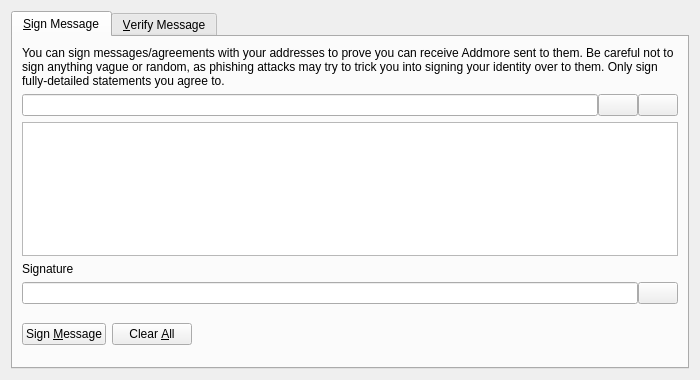
<?xml version="1.0" encoding="UTF-8"?>
<ui version="4.0">
 <class>SignVerifyMessageDialog</class>
 <widget class="QDialog" name="SignVerifyMessageDialog">
  <property name="geometry">
   <rect>
    <x>0</x>
    <y>0</y>
    <width>700</width>
    <height>380</height>
   </rect>
  </property>
  <property name="windowTitle">
   <string>Signatures - Sign / Verify a Message</string>
  </property>
  <property name="modal">
   <bool>true</bool>
  </property>
  <layout class="QVBoxLayout" name="verticalLayout">
   <item>
    <widget class="QTabWidget" name="tabWidget">
     <property name="currentIndex">
      <number>0</number>
     </property>
     <widget class="QWidget" name="tabSignMessage">
      <attribute name="title">
       <string>&amp;Sign Message</string>
      </attribute>
      <layout class="QVBoxLayout" name="verticalLayout_SM">
       <item>
        <widget class="QLabel" name="infoLabel_SM">
         <property name="text">
          <string>You can sign messages/agreements with your addresses to prove you can receive Addmore sent to them. Be careful not to sign anything vague or random, as phishing attacks may try to trick you into signing your identity over to them. Only sign fully-detailed statements you agree to.</string>
         </property>
         <property name="textFormat">
          <enum>Qt::PlainText</enum>
         </property>
         <property name="wordWrap">
          <bool>true</bool>
         </property>
        </widget>
       </item>
       <item>
        <layout class="QHBoxLayout" name="horizontalLayout_1_SM">
         <property name="spacing">
          <number>0</number>
         </property>
         <item>
          <widget class="QValidatedLineEdit" name="addressIn_SM">
           <property name="toolTip">
            <string>The Addmore address to sign the message with</string>
           </property>
          </widget>
         </item>
         <item>
          <widget class="QPushButton" name="addressBookButton_SM">
           <property name="toolTip">
            <string>Choose previously used address</string>
           </property>
           <property name="text">
            <string/>
           </property>
           <property name="shortcut">
            <string>Alt+A</string>
           </property>
           <property name="autoDefault">
            <bool>false</bool>
           </property>
          </widget>
         </item>
         <item>
          <widget class="QPushButton" name="pasteButton_SM">
           <property name="toolTip">
            <string>Paste address from clipboard</string>
           </property>
           <property name="text">
            <string/>
           </property>
           <property name="shortcut">
            <string>Alt+P</string>
           </property>
           <property name="autoDefault">
            <bool>false</bool>
           </property>
          </widget>
         </item>
        </layout>
       </item>
       <item>
        <widget class="QPlainTextEdit" name="messageIn_SM">
         <property name="toolTip">
          <string>Enter the message you want to sign here</string>
         </property>
        </widget>
       </item>
       <item>
        <widget class="QLabel" name="signatureLabel_SM">
         <property name="text">
          <string>Signature</string>
         </property>
         <property name="textFormat">
          <enum>Qt::PlainText</enum>
         </property>
        </widget>
       </item>
       <item>
        <layout class="QHBoxLayout" name="horizontalLayout_2_SM">
         <property name="spacing">
          <number>0</number>
         </property>
         <item>
          <widget class="QLineEdit" name="signatureOut_SM">
           <property name="font">
            <font>
             <italic>true</italic>
            </font>
           </property>
           <property name="readOnly">
            <bool>true</bool>
           </property>
          </widget>
         </item>
         <item>
          <widget class="QPushButton" name="copySignatureButton_SM">
           <property name="toolTip">
            <string>Copy the current signature to the system clipboard</string>
           </property>
           <property name="text">
            <string/>
           </property>
           <property name="autoDefault">
            <bool>false</bool>
           </property>
          </widget>
         </item>
        </layout>
       </item>
       <item>
        <layout class="QHBoxLayout" name="horizontalLayout_3_SM">
         <item>
          <widget class="QPushButton" name="signMessageButton_SM">
           <property name="toolTip">
            <string>Sign the message to prove you own this Addmore address</string>
           </property>
           <property name="text">
            <string>Sign &amp;Message</string>
           </property>
           <property name="autoDefault">
            <bool>false</bool>
           </property>
          </widget>
         </item>
         <item>
          <widget class="QPushButton" name="clearButton_SM">
           <property name="toolTip">
            <string>Reset all sign message fields</string>
           </property>
           <property name="text">
            <string>Clear &amp;All</string>
           </property>
           <property name="autoDefault">
            <bool>false</bool>
           </property>
          </widget>
         </item>
         <item>
          <spacer name="horizontalSpacer_1_SM">
           <property name="orientation">
            <enum>Qt::Horizontal</enum>
           </property>
           <property name="sizeHint" stdset="0">
            <size>
             <width>40</width>
             <height>48</height>
            </size>
           </property>
          </spacer>
         </item>
         <item>
          <widget class="QLabel" name="statusLabel_SM">
           <property name="font">
            <font>
             <weight>75</weight>
             <bold>true</bold>
            </font>
           </property>
           <property name="text">
            <string/>
           </property>
           <property name="wordWrap">
            <bool>true</bool>
           </property>
          </widget>
         </item>
         <item>
          <spacer name="horizontalSpacer_2_SM">
           <property name="orientation">
            <enum>Qt::Horizontal</enum>
           </property>
           <property name="sizeHint" stdset="0">
            <size>
             <width>40</width>
             <height>48</height>
            </size>
           </property>
          </spacer>
         </item>
        </layout>
       </item>
      </layout>
     </widget>
     <widget class="QWidget" name="tabVerifyMessage">
      <attribute name="title">
       <string>&amp;Verify Message</string>
      </attribute>
      <layout class="QVBoxLayout" name="verticalLayout_VM">
       <item>
        <widget class="QLabel" name="infoLabel_VM">
         <property name="text">
          <string>Enter the receiver's address, message (ensure you copy line breaks, spaces, tabs, etc. exactly) and signature below to verify the message. Be careful not to read more into the signature than what is in the signed message itself, to avoid being tricked by a man-in-the-middle attack. Note that this only proves the signing party receives with the address, it cannot prove sendership of any transaction!</string>
         </property>
         <property name="textFormat">
          <enum>Qt::PlainText</enum>
         </property>
         <property name="alignment">
          <set>Qt::AlignLeading|Qt::AlignLeft|Qt::AlignTop</set>
         </property>
         <property name="wordWrap">
          <bool>true</bool>
         </property>
        </widget>
       </item>
       <item>
        <layout class="QHBoxLayout" name="horizontalLayout_1_VM">
         <property name="spacing">
          <number>0</number>
         </property>
         <item>
          <widget class="QValidatedLineEdit" name="addressIn_VM">
           <property name="toolTip">
            <string>The Addmore address the message was signed with</string>
           </property>
          </widget>
         </item>
         <item>
          <widget class="QPushButton" name="addressBookButton_VM">
           <property name="toolTip">
            <string>Choose previously used address</string>
           </property>
           <property name="text">
            <string/>
           </property>
           <property name="shortcut">
            <string>Alt+A</string>
           </property>
           <property name="autoDefault">
            <bool>false</bool>
           </property>
          </widget>
         </item>
        </layout>
       </item>
       <item>
        <widget class="QPlainTextEdit" name="messageIn_VM"/>
       </item>
       <item>
        <widget class="QValidatedLineEdit" name="signatureIn_VM"/>
       </item>
       <item>
        <layout class="QHBoxLayout" name="horizontalLayout_2_VM">
         <item>
          <widget class="QPushButton" name="verifyMessageButton_VM">
           <property name="toolTip">
            <string>Verify the message to ensure it was signed with the specified Addmore address</string>
           </property>
           <property name="text">
            <string>Verify &amp;Message</string>
           </property>
           <property name="autoDefault">
            <bool>false</bool>
           </property>
          </widget>
         </item>
         <item>
          <widget class="QPushButton" name="clearButton_VM">
           <property name="toolTip">
            <string>Reset all verify message fields</string>
           </property>
           <property name="text">
            <string>Clear &amp;All</string>
           </property>
           <property name="autoDefault">
            <bool>false</bool>
           </property>
          </widget>
         </item>
         <item>
          <spacer name="horizontalSpacer_1_VM">
           <property name="orientation">
            <enum>Qt::Horizontal</enum>
           </property>
           <property name="sizeHint" stdset="0">
            <size>
             <width>40</width>
             <height>48</height>
            </size>
           </property>
          </spacer>
         </item>
         <item>
          <widget class="QLabel" name="statusLabel_VM">
           <property name="font">
            <font>
             <weight>75</weight>
             <bold>true</bold>
            </font>
           </property>
           <property name="text">
            <string/>
           </property>
           <property name="wordWrap">
            <bool>true</bool>
           </property>
          </widget>
         </item>
         <item>
          <spacer name="horizontalSpacer_2_VM">
           <property name="orientation">
            <enum>Qt::Horizontal</enum>
           </property>
           <property name="sizeHint" stdset="0">
            <size>
             <width>40</width>
             <height>48</height>
            </size>
           </property>
          </spacer>
         </item>
        </layout>
       </item>
      </layout>
     </widget>
    </widget>
   </item>
  </layout>
 </widget>
 <customwidgets>
  <customwidget>
   <class>QValidatedLineEdit</class>
   <extends>QLineEdit</extends>
   <header>qvalidatedlineedit.h</header>
  </customwidget>
 </customwidgets>
 <resources>
  <include location="../addmore.qrc"/>
 </resources>
 <connections/>
</ui>
